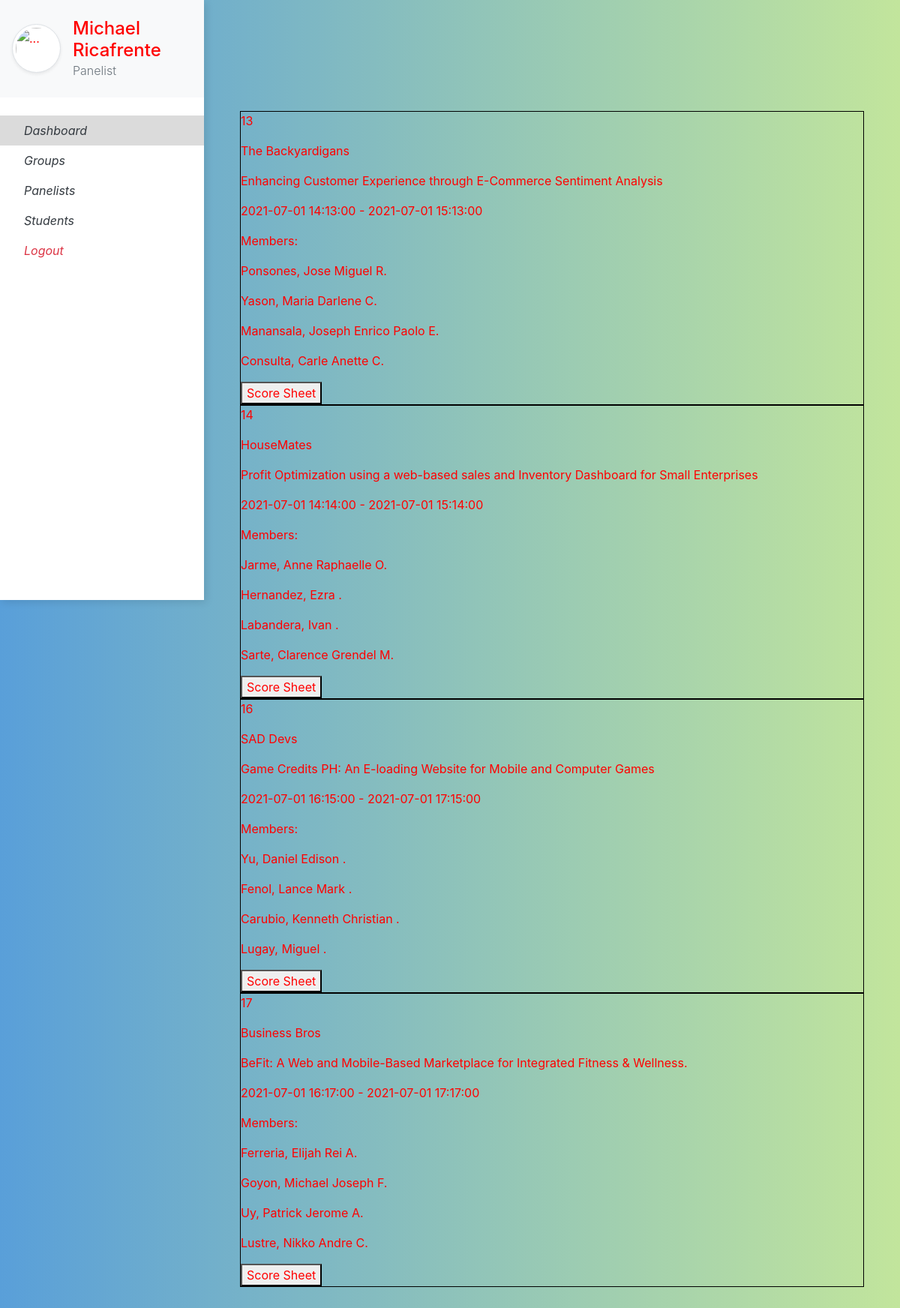
/user_home/ (signed in), run on the app's committed database.
### website/models.py (models this page shows, shortened)
class Panelist(db.Model, UserMixin):
    id         = db.Column(db.Integer, primary_key=True)
    username   = db.Column(db.String(150), nullable=False)
    password   = db.Column(db.String(150), nullable=False)
    last_name  = db.Column(db.String(150), nullable=False)
    first_name = db.Column(db.String(150), nullable=False)
    middle_in  = db.Column(db.String(10))
    school     = db.Column(db.String(150))
    header     = db.relationship('Defense', backref='head')
    mentee     = db.relationship('Group', backref='mentor')
    paneling   = db.relationship(
        'Defense',
        secondary=defense_panel_score,
        backref=db.backref('panels')
    )

class Defense(db.Model):
    id            = db.Column(db.Integer, primary_key=True)
    group_id      = db.Column(db.Integer, db.ForeignKey('group.id'))
    head_panel_id = db.Column(db.Integer, db.ForeignKey('panelist.id'))
    start_date    = db.Column(db.DateTime)
    end_date      = db.Column(db.DateTime)
    paneling      = db.relationship(
        'Panelist',
        secondary=defense_panel_score,
        backref=db.backref('defenses')
    )

class Group(db.Model):
    id            = db.Column(db.Integer, primary_key=True)
    name          = db.Column(db.String(150), nullable=False)
    project_title = db.Column(db.String(150), nullable=False)
    program       = db.Column(db.String(150), nullable=False)
    mentor_id     = db.Column(db.Integer, db.ForeignKey('panelist.id'))
    members       = db.relationship('Student', backref='group', uselist=True)
    defenses      = db.relationship('Defense', backref='group', uselist=True)

class Student(db.Model):
    stud_no    = db.Column(db.Integer, primary_key=True)
    last_name  = db.Column(db.String(150), nullable=False)
    first_name = db.Column(db.String(150), nullable=False)
    middle_in  = db.Column(db.String(10))
    group_id   = db.Column(db.Integer, db.ForeignKey('group.id'))

### website/user.py (the view)
@user.route("/user_home/")
@login_required
def user_home():
    return render_template("home_u.html", user=current_user)

### website/__init__.py (called while the page is built)
def create_app():
    app = Flask(__name__)
    app.config['SECRET_KEY'] = 'hjshjhdjah kjshkjdhjs'
    app.config['SQLALCHEMY_DATABASE_URI'] = f'sqlite:///{DB_NAME}'
    db.init_app(app)
    from .admin import admin
    from .auth import auth
    from .user import user
    app.register_blueprint(auth, url_prefix='/')
    app.register_blueprint(admin, url_prefix='/')
    app.register_blueprint(user, url_prefix='/')
    from .models import Panelist, Master
    create_database(app)
    login_manager = LoginManager()
    login_manager.login_view = 'auth.login'
    login_manager.init_app(app)
    @login_manager.user_loader
    def load_user(username):
        if username == 'admin':
            return Master.query.filter_by(username=username).first()
        return Panelist.query.filter_by(username=username).first()
    return app

### website/templates/user/home_u.html (shortened to what this page needs)
{% extends "base_user.html" %}
{% block content %}
    <div class='display_grid'>
        {% for defense in user.defenses %}
            <div class='box'>
                <p>{{ defense.id }}</p>
                <p>{{ defense.group.name }}</p>
                <p>{{ defense.group.project_title }}</p>
                <p>{{ defense.start_date }} - {{ defense.end_date }}</p>
                <p>Members:</p>
                {% for member in defense.group.members %}
                    <p>{{ member.last_name }}, {{ member.first_name }} {{ member.middle_in }}.</p>
                {% endfor%}
                <a href="">
                    <button>Score Sheet</button>
                </a>
            </div>
        {% endfor %}
    </div>
{% endblock %}

### website/templates/user/base_user.html (shortened to what this page needs)
<html>
    <head>
        <link rel="stylesheet" href="https://stackpath.bootstrapcdn.com/bootstrap/4.3.1/css/bootstrap.min.css">
        <link rel='stylesheet' href="{{ url_for('static', filename ='user/user.css') }}">
    </head>
    <body>
        <div class="vertical-nav bg-white" id="sidebar">
            <div class="py-4 px-3 mb-4 bg-light">
                <div class="media d-flex align-items-center"><img src="https://res.cloudinary.com/mhmd/image/upload/v1556074849/avatar-1_tcnd60.png" alt="..." width="65" class="mr-3 rounded-circle img-thumbnail shadow-sm">
                    <div class="media-body">
                        <h4 class="m-0">{{ user.first_name}} {{ user.last_name }}</h4>
                        <p class="font-weight-light text-muted mb-0">Panelist</p>
                    </div>
                </div>
            </div>
            <ul class="nav flex-column bg-white mb-0">
                <li class="nav-item">
                    <a href="/user_home/" class="nav-link text-dark font-italic">
                        Dashboard
                    </a>
                </li>
                <li class="nav-item">
                    <a href="/user_groups/" class="nav-link text-dark font-italic">
                        Groups
                    </a>
                </li>
                <li class="nav-item">
                    <a href="/user_panelists/" class="nav-link text-dark font-italic">
                        Panelists
                    </a>
                </li>
                <li class="nav-item">
                    <a href="/user_students/" class="nav-link text-dark font-italic">
                        Students
                    </a>
                </li>
                <li class="nav-item">
                    <a href="/logout/" class="nav-link text-danger font-italic">
                        Logout
                    </a>
                </li>
            </ul>
        </div>
        <div class="page-content p-5" id="content">
            {% block content %}
            {% endblock %}
        </div>
    </body>
</html>

### website/static/user/user.css (style rules this page uses)
body { color: blue; }
* { color: red; }
.vertical-nav { min-width: 17rem; width: 17rem; height: 100vh; position: fixed; top: 0; left: 0; box-shadow: 3px 3px 10px rgba(0, 0, 0, 0.1); transition: all 0.4s; }
.page-content { width: calc(100% - 17rem); margin-left: 17rem; transition: all 0.4s; }
body { background: #599fd9; background: -webkit-linear-gradient(to right, #599fd9, #c2e59c); background: linear-gradient(to right, #599fd9, #c2e59c); min-height: 100vh; overflow-x: hidden; }
.box { border: 1px; border-color: black; border-style: solid; }
.display_grid { position: relative; margin-top: 100px; }

### website/templates/user/base_user.html (style rules this page uses)
.active { background-color:#dbdbdb; }

### data on the page
Panelist: first_name "Michael", last_name "Ricafrente"
Defense: id "13", group.name "The Backyardigans", group.project_title "Enhancing Customer Experience through E-Commerce Sentiment Analysis", start_date "2021-07-01 14:13:00", end_date "2021-07-01 15:13:00"
Student: last_name "Ponsones", first_name "Jose Miguel", middle_in "R"
Student: last_name "Yason", first_name "Maria Darlene", middle_in "C"
Student: last_name "Manansala", first_name "Joseph Enrico Paolo", middle_in "E"
Student: last_name "Consulta", first_name "Carle Anette", middle_in "C"
Defense: id "14", group.name "HouseMates", group.project_title "Profit Optimization using a web-based sales and Inventory Dashboard for Small Enterprises", start_date "2021-07-01 14:14:00", end_date "2021-07-01 15:14:00"
Student: last_name "Jarme", first_name "Anne Raphaelle", middle_in "O"
Student: last_name "Hernandez", first_name "Ezra"
Student: last_name "Labandera", first_name "Ivan"
Student: last_name "Sarte", first_name "Clarence Grendel", middle_in "M"
Defense: id "16", group.name "SAD Devs", group.project_title "Game Credits PH: An E-loading Website for Mobile and Computer Games", start_date "2021-07-01 16:15:00", end_date "2021-07-01 17:15:00"
Student: last_name "Yu", first_name "Daniel Edison"
Student: last_name "Fenol", first_name "Lance Mark"
Student: last_name "Carubio", first_name "Kenneth Christian"
Student: last_name "Lugay", first_name "Miguel"
Defense: id "17", group.name "Business Bros", group.project_title "BeFit: A Web and Mobile-Based Marketplace for Integrated Fitness & Wellness.", start_date "2021-07-01 16:17:00", end_date "2021-07-01 17:17:00"
Student: last_name "Ferreria", first_name "Elijah Rei", middle_in "A"
Student: last_name "Goyon", first_name "Michael Joseph", middle_in "F"
Student: last_name "Uy", first_name "Patrick Jerome", middle_in "A"
Student: last_name "Lustre", first_name "Nikko Andre", middle_in "C"
